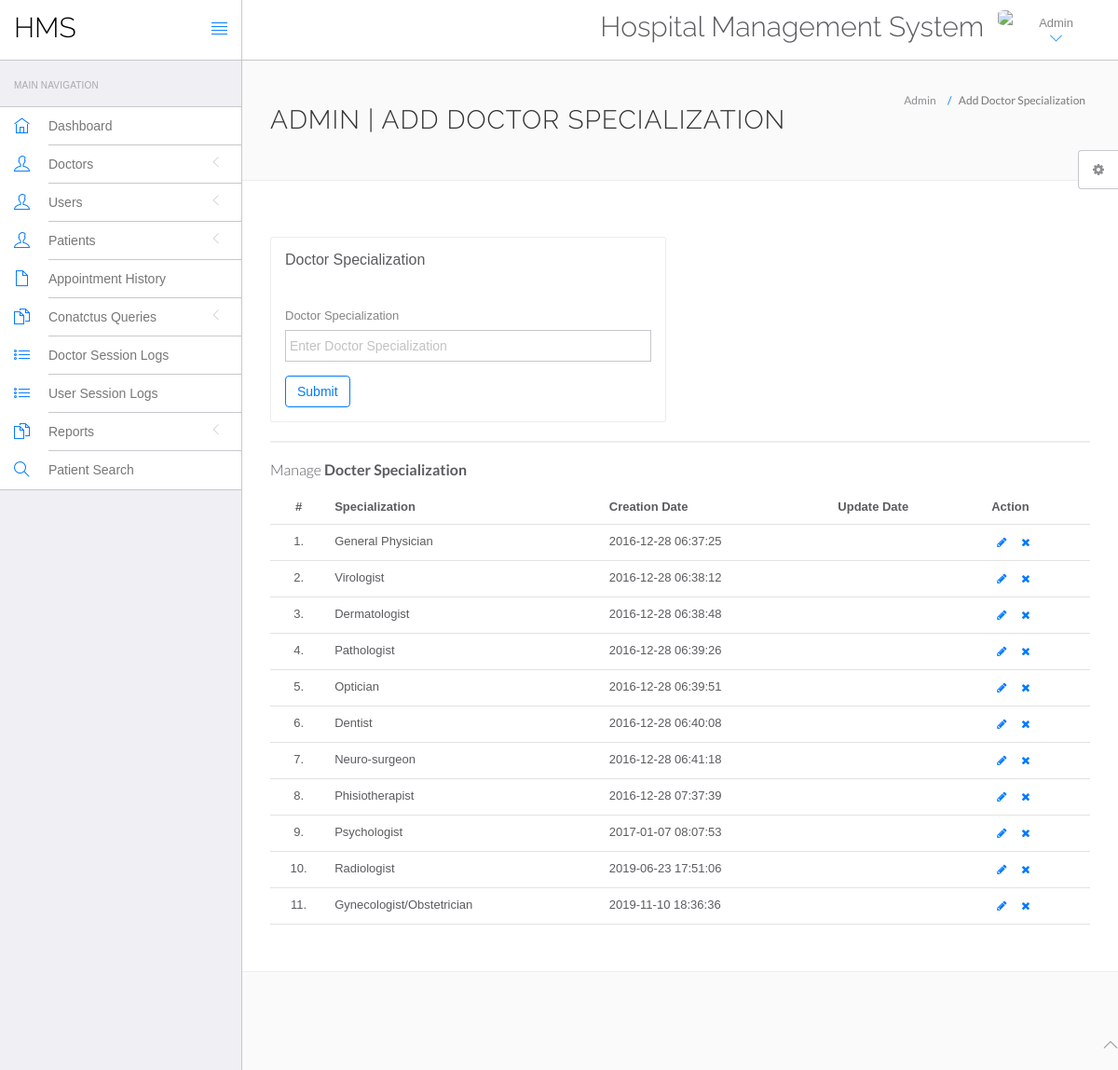
The app's page /ODMS/admin/doctor-specilization.php (signed in) with its own data.
### tables this page shows
CREATE TABLE `doctorspecilization` (
  `id` int(11) NOT NULL,
  `specilization` varchar(255) DEFAULT NULL,
  `creationDate` timestamp NULL DEFAULT current_timestamp(),
  `updateDate` timestamp NULL DEFAULT NULL ON UPDATE current_timestamp()
);

### ODMS/admin/doctor-specilization.php (the view, shortened to what this page needs)
<?php
include('include/config.php');
?>
<!DOCTYPE html>
<html lang="en">
	<head>
		<link rel="stylesheet" href="vendor/bootstrap/css/bootstrap.min.css">
		<link rel="stylesheet" href="vendor/fontawesome/css/font-awesome.min.css">
		<link rel="stylesheet" href="vendor/themify-icons/themify-icons.min.css">
		<link href="vendor/animate.css/animate.min.css" rel="stylesheet" media="screen">
		<link href="vendor/perfect-scrollbar/perfect-scrollbar.min.css" rel="stylesheet" media="screen">
		<link href="vendor/switchery/switchery.min.css" rel="stylesheet" media="screen">
		<link href="vendor/bootstrap-touchspin/jquery.bootstrap-touchspin.min.css" rel="stylesheet" media="screen">
		<link href="vendor/select2/select2.min.css" rel="stylesheet" media="screen">
		<link href="vendor/bootstrap-datepicker/bootstrap-datepicker3.standalone.min.css" rel="stylesheet" media="screen">
		<link href="vendor/bootstrap-timepicker/bootstrap-timepicker.min.css" rel="stylesheet" media="screen">
		<link rel="stylesheet" href="assets/css/styles.css">
		<link rel="stylesheet" href="assets/css/plugins.css">
		<link rel="stylesheet" href="assets/css/themes/theme-1.css" id="skin_color" />
	</head>
	<body>
		<div id="app">
<?php include('include/sidebar.php');?>
			<div class="app-content">
						<?php include('include/header.php');?>
				<div class="main-content" >
					<div class="wrap-content container" id="container">
						<section id="page-title">
							<div class="row">
								<div class="col-sm-8">
									<h1 class="mainTitle">Admin | Add Doctor Specialization</h1>
																	</div>
								<ol class="breadcrumb">
									<li>
										<span>Admin</span>
									</li>
									<li class="active">
										<span>Add Doctor Specialization</span>
									</li>
								</ol>
							</div>
						</section>
						<div class="container-fluid container-fullw bg-white">
							<div class="row">
								<div class="col-md-12">
									<div class="row margin-top-30">
										<div class="col-lg-6 col-md-12">
											<div class="panel panel-white">
												<div class="panel-heading">
													<h5 class="panel-title">Doctor Specialization</h5>
												</div>
												<div class="panel-body">
													<form role="form" name="dcotorspcl" method="post" >
														<div class="form-group">
															<label for="exampleInputEmail1">
																Doctor Specialization
															</label>
							<input type="text" name="doctorspecilization" class="form-control"  placeholder="Enter Doctor Specialization">
														</div>
														<button type="submit" name="submit" class="btn btn-o btn-primary">
															Submit
														</button>
													</form>
												</div>
											</div>
										</div>
											</div>
										</div>
									<div class="col-lg-12 col-md-12">
											<div class="panel panel-white">
											</div>
										</div>
									</div>
									<div class="row">
								<div class="col-md-12">
									<h5 class="over-title margin-bottom-15">Manage <span class="text-bold">Docter Specialization</span></h5>
									<table class="table table-hover" id="sample-table-1">
										<thead>
											<tr>
												<th class="center">#</th>
												<th>Specialization</th>
												<th class="hidden-xs">Creation Date</th>
												<th>Update Date</th>
												<th>Action</th>
											</tr>
										</thead>
										<tbody>
<?php
$sql=mysqli_query($con,"select * from doctorSpecilization");
$cnt=1;
while($row=mysqli_fetch_array($sql))
{
?>
											<tr>
												<td class="center"><?php echo $cnt;?>.</td>
												<td class="hidden-xs"><?php echo $row['specilization'];?></td>
												<td><?php echo $row['creationDate'];?></td>
												<td><?php echo $row['updationDate'];?>
												</td>
												<td >
												<div class="visible-md visible-lg hidden-sm hidden-xs">
							<a href="edit-doctor-specialization.php?id=<?php echo $row['id'];?>" class="btn btn-transparent btn-xs" tooltip-placement="top" tooltip="Edit"><i class="fa fa-pencil"></i></a>
	<a href="doctor-specilization.php?id=<?php echo $row['id']?>&del=delete" onClick="return confirm('Are you sure you want to delete?')"class="btn btn-transparent btn-xs tooltips" tooltip-placement="top" tooltip="Remove"><i class="fa fa-times fa fa-white"></i></a>
												</div>
												</td>
											</tr>
											<?php
$cnt=$cnt+1;
											 }?>
										</tbody>
									</table>
								</div>
							</div>
								</div>
							</div>
						</div>
					</div>
				</div>
	<?php include('include/footer.php');?>
	<?php include('include/setting.php');?>
	</body>
</html>

### ODMS/admin/include/sidebar.php (shortened to what this page needs)
<div class="sidebar app-aside" id="sidebar">
				<div class="sidebar-container perfect-scrollbar">
<nav>
						<div class="navbar-title">
							<span>Main Navigation</span>
						</div>
						<ul class="main-navigation-menu">
							<li>
								<a href="dashboard.php">
									<div class="item-content">
										<div class="item-media">
											<i class="ti-home"></i>
										</div>
										<div class="item-inner">
											<span class="title"> Dashboard </span>
										</div>
									</div>
								</a>
							</li>
							<li>
								<a href="javascript:void(0)">
									<div class="item-content">
										<div class="item-media">
											<i class="ti-user"></i>
										</div>
										<div class="item-inner">
											<span class="title"> Doctors </span><i class="icon-arrow"></i>
										</div>
									</div>
								</a>
								</li>
				<li>
								<a href="javascript:void(0)">
									<div class="item-content">
										<div class="item-media">
											<i class="ti-user"></i>
										</div>
										<div class="item-inner">
											<span class="title"> Users </span><i class="icon-arrow"></i>
										</div>
									</div>
								</a>
								</li>
								<li>
								<a href="javascript:void(0)">
									<div class="item-content">
										<div class="item-media">
											<i class="ti-user"></i>
										</div>
										<div class="item-inner">
											<span class="title"> Patients </span><i class="icon-arrow"></i>
										</div>
									</div>
								</a>
								</li>
<li>
								<a href="appointment-history.php">
									<div class="item-content">
										<div class="item-media">
											<i class="ti-file"></i>
										</div>
										<div class="item-inner">
											<span class="title"> Appointment History </span>
										</div>
									</div>
								</a>
							</li>
				<li>
								<a href="javascript:void(0)">
									<div class="item-content">
										<div class="item-media">
											<i class="ti-files"></i>
										</div>
										<div class="item-inner">
											<span class="title"> Conatctus Queries </span><i class="icon-arrow"></i>
										</div>
									</div>
								</a>
								</li>
	<li>
								<a href="doctor-logs.php">
									<div class="item-content">
										<div class="item-media">
											<i class="ti-list"></i>
										</div>
										<div class="item-inner">
											<span class="title"> Doctor Session Logs </span>
										</div>
									</div>
								</a>
							</li>
							<li>
								<a href="user-logs.php">
									<div class="item-content">
										<div class="item-media">
											<i class="ti-list"></i>
										</div>
										<div class="item-inner">
											<span class="title"> User Session Logs </span>
										</div>
									</div>
								</a>
							</li>
				<li>
								<a href="javascript:void(0)">
									<div class="item-content">
										<div class="item-media">
											<i class="ti-files"></i>
										</div>
										<div class="item-inner">
											<span class="title"> Reports </span><i class="icon-arrow"></i>
										</div>
									</div>
								</a>
								<li>
								<a href="patient-search.php">
									<div class="item-content">
										<div class="item-media">
											<i class="ti-search"></i>
										</div>
										<div class="item-inner">
											<span class="title"> Patient Search </span>
										</div>
									</div>
								</a>
							</li>
								</li>
						</ul>
					</nav>
					</div>
			</div>

### ODMS/admin/include/header.php (shortened to what this page needs)
<header class="navbar navbar-default navbar-static-top">
					<div class="navbar-header">
						<a class="navbar-brand" href="#">
							<h2 style="padding-top:20%; color:#000 ">HMS</h2>
						</a>
						<a href="#" class="sidebar-toggler pull-right visible-md visible-lg" data-toggle-class="app-sidebar-closed" data-toggle-target="#app">
							<i class="ti-align-justify"></i>
						</a>
					</div>
					<div class="navbar-collapse collapse">
						<ul class="nav navbar-right">
								<li  style="padding-top:2% ">
								<h2>Hospital Management System</h2>
							</li>
							<li class="dropdown current-user">
								<a href class="dropdown-toggle" data-toggle="dropdown">
									<img src="assets/images/images.jpg" > <span class="username">
			Admin
									<i class="ti-angle-down"></i></i></span>
								</a>
							</li>
						</ul>
					</div>
				</header>

### ODMS/admin/include/footer.php
<footer>
				<div class="footer-inner">
					<div class="pull-left">
						&copy; <span class="current-year"></span><span class="text-bold text-uppercase"> HMS</span>. <span>All rights reserved</span>
					</div>
					<div class="pull-right">
						<span class="go-top"><i class="ti-angle-up"></i></span>
					</div>
				</div>
			</footer>

### ODMS/admin/include/setting.php (shortened to what this page needs)
<div class="settings panel panel-default hidden-xs hidden-sm" id="settings">
				<button ct-toggle="toggle" data-toggle-class="active" data-toggle-target="#settings" class="btn btn-default">
					<i class="fa fa-spin fa-gear"></i>
				</button>
			</div>

### ODMS/admin/assets/css/plugins.css (style rules this page uses)
.perfect-scrollbar { overflow-y: hidden !important; }

### ODMS/admin/assets/css/themes/theme-1.css (style rules this page uses)
body { background: #FAFAFA; }
header .navbar-header { background: #ffffff !important; border-right-color: #c8c7cc !important; border-bottom-color: #c8c7cc !important; }
header .navbar-header .sidebar-toggler, header .navbar-header .sidebar-mobile-toggler { color: #007aff !important; }
header .navbar-header .navbar-brand { color: #777 !important; }
header .navbar-collapse { background: #ffffff !important; border-bottom-color: #c8c7cc !important; box-shadow: none !important; }
header .navbar-collapse .navbar-right > li > a { color: #777; }
header .navbar-collapse .navbar-right > li > a i { color: #007aff !important; }
#sidebar { background: #EFEFF4 !important; }
#sidebar:before { border-right-width: "1px" !important; border-right-style: solid; border-right-color: #c8c7cc !important; }
#sidebar nav { border-right-width: "1px" !important; border-right-style: solid; border-right-color: #c8c7cc !important; }
#sidebar nav .navbar-title { color: #aaaaaa; }
#sidebar nav > ul { background: #ffffff !important; border-bottom-color: #c8c7cc !important; border-top-color: #c8c7cc !important; }
#sidebar nav > ul > li > a .item-media > i { color: #007aff !important; }
#sidebar nav > ul > li > a .item-inner { color: #777 !important; border-bottom-color: #c8c7cc; }

### records on screen
doctorspecilization: specilization "General Physician", creationDate "2016-12-28 06:37:25"
doctorspecilization: specilization "Virologist", creationDate "2016-12-28 06:38:12"
doctorspecilization: specilization "Dermatologist", creationDate "2016-12-28 06:38:48"
doctorspecilization: specilization "Pathologist", creationDate "2016-12-28 06:39:26"
doctorspecilization: specilization "Optician", creationDate "2016-12-28 06:39:51"
doctorspecilization: specilization "Dentist", creationDate "2016-12-28 06:40:08"
doctorspecilization: specilization "Neuro-surgeon", creationDate "2016-12-28 06:41:18"
doctorspecilization: specilization "Phisiotherapist", creationDate "2016-12-28 07:37:39"
doctorspecilization: specilization "Psychologist", creationDate "2017-01-07 08:07:53"
doctorspecilization: specilization "Radiologist", creationDate "2019-06-23 17:51:06"
doctorspecilization: specilization "Gynecologist/Obstetrician", creationDate "2019-11-10 18:36:36"
